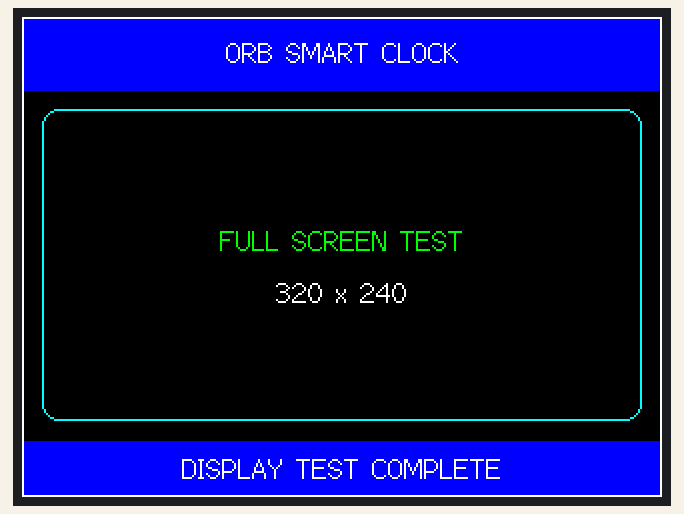
Recording of a sketch running on a simulated ESP32-C3. On the bench: 320×240 colour display. What the sketch prints to the serial monitor is not drawn.

Above: at 0.5 s.

The sketch:

display_test.ino
```cpp
/*
  ORB - ST7796S DISPLAY TEST
  Target: ESP32-C3 DevKitM-1 + Mokxi 4-inch ST7796S display.

  This is a DISPLAY TEST, not the finished ORB firmware.

  TFT pin mapping:
    SCK  -> GPIO 6
    MOSI -> GPIO 7
    CS   -> GPIO 10
    DC   -> GPIO 3
    RST  -> GPIO 0
    MISO -> not connected to TFT

  Touch wiring (integrated in display assembly):
    T_CLK -> GPIO 6
    T_DIN -> GPIO 7
    T_DO  -> GPIO 1
    T_CS  -> GPIO 20
    T_IRQ -> GPIO 21

  Define the driver and pins before including TFT_eSPI.
  This sketch uses tft.width() and tft.height() dynamically.
  Current project target is landscape; change setRotation(1) only
  after checking the actual mounting orientation in Mokxi.
  Backlight LED electrical requirements must be verified separately.
*/

#define ST7796_DRIVER
#define TFT_MISO  1
#define TFT_MOSI  7
#define TFT_SCLK  6
#define TFT_CS   10
#define TFT_DC    3
#define TFT_RST   0

#include <Arduino.h>
#include <TFT_eSPI.h>

TFT_eSPI tft = TFT_eSPI();

void setup() {
  Serial.begin(115200);
  delay(200);

  Serial.println();
  Serial.println("ORB ST7796S display test");

  tft.init();
  tft.setRotation(1);  // Landscape orientation

  const int w = tft.width();
  const int h = tft.height();

  Serial.print("Display width: ");
  Serial.println(w);
  Serial.print("Display height: ");
  Serial.println(h);

  tft.fillScreen(TFT_BLACK);
  tft.drawRect(0, 0, w, h, TFT_WHITE);

  const int headerH = max(36, h / 9);
  tft.fillRect(1, 1, w - 2, headerH, TFT_BLUE);

  tft.setTextDatum(MC_DATUM);
  tft.setTextColor(TFT_WHITE, TFT_BLUE);
  tft.drawString("ORB SMART CLOCK", w / 2, headerH / 2, 2);

  const int margin = max(8, w / 30);
  const int panelY = headerH + max(8, h / 24);
  const int footerH = max(28, h / 10);
  const int panelH = h - panelY - footerH - max(10, h / 24);

  tft.drawRoundRect(margin, panelY, w - 2 * margin, panelH,
                    8, TFT_CYAN);

  tft.setTextColor(TFT_GREEN, TFT_BLACK);
  tft.drawString("FULL SCREEN TEST", w / 2,
                 panelY + panelH / 2 - 12, 2);

  tft.setTextColor(TFT_WHITE, TFT_BLACK);
  tft.drawString(String(w) + " x " + String(h),
                 w / 2, panelY + panelH / 2 + 14, 2);

  tft.fillRect(1, h - footerH, w - 2, footerH - 1, TFT_BLUE);
  tft.setTextColor(TFT_WHITE, TFT_BLUE);
  tft.drawString("DISPLAY TEST COMPLETE",
                 w / 2, h - footerH / 2, 2);

  Serial.println("Display test complete");
}

void loop() {
}
```
